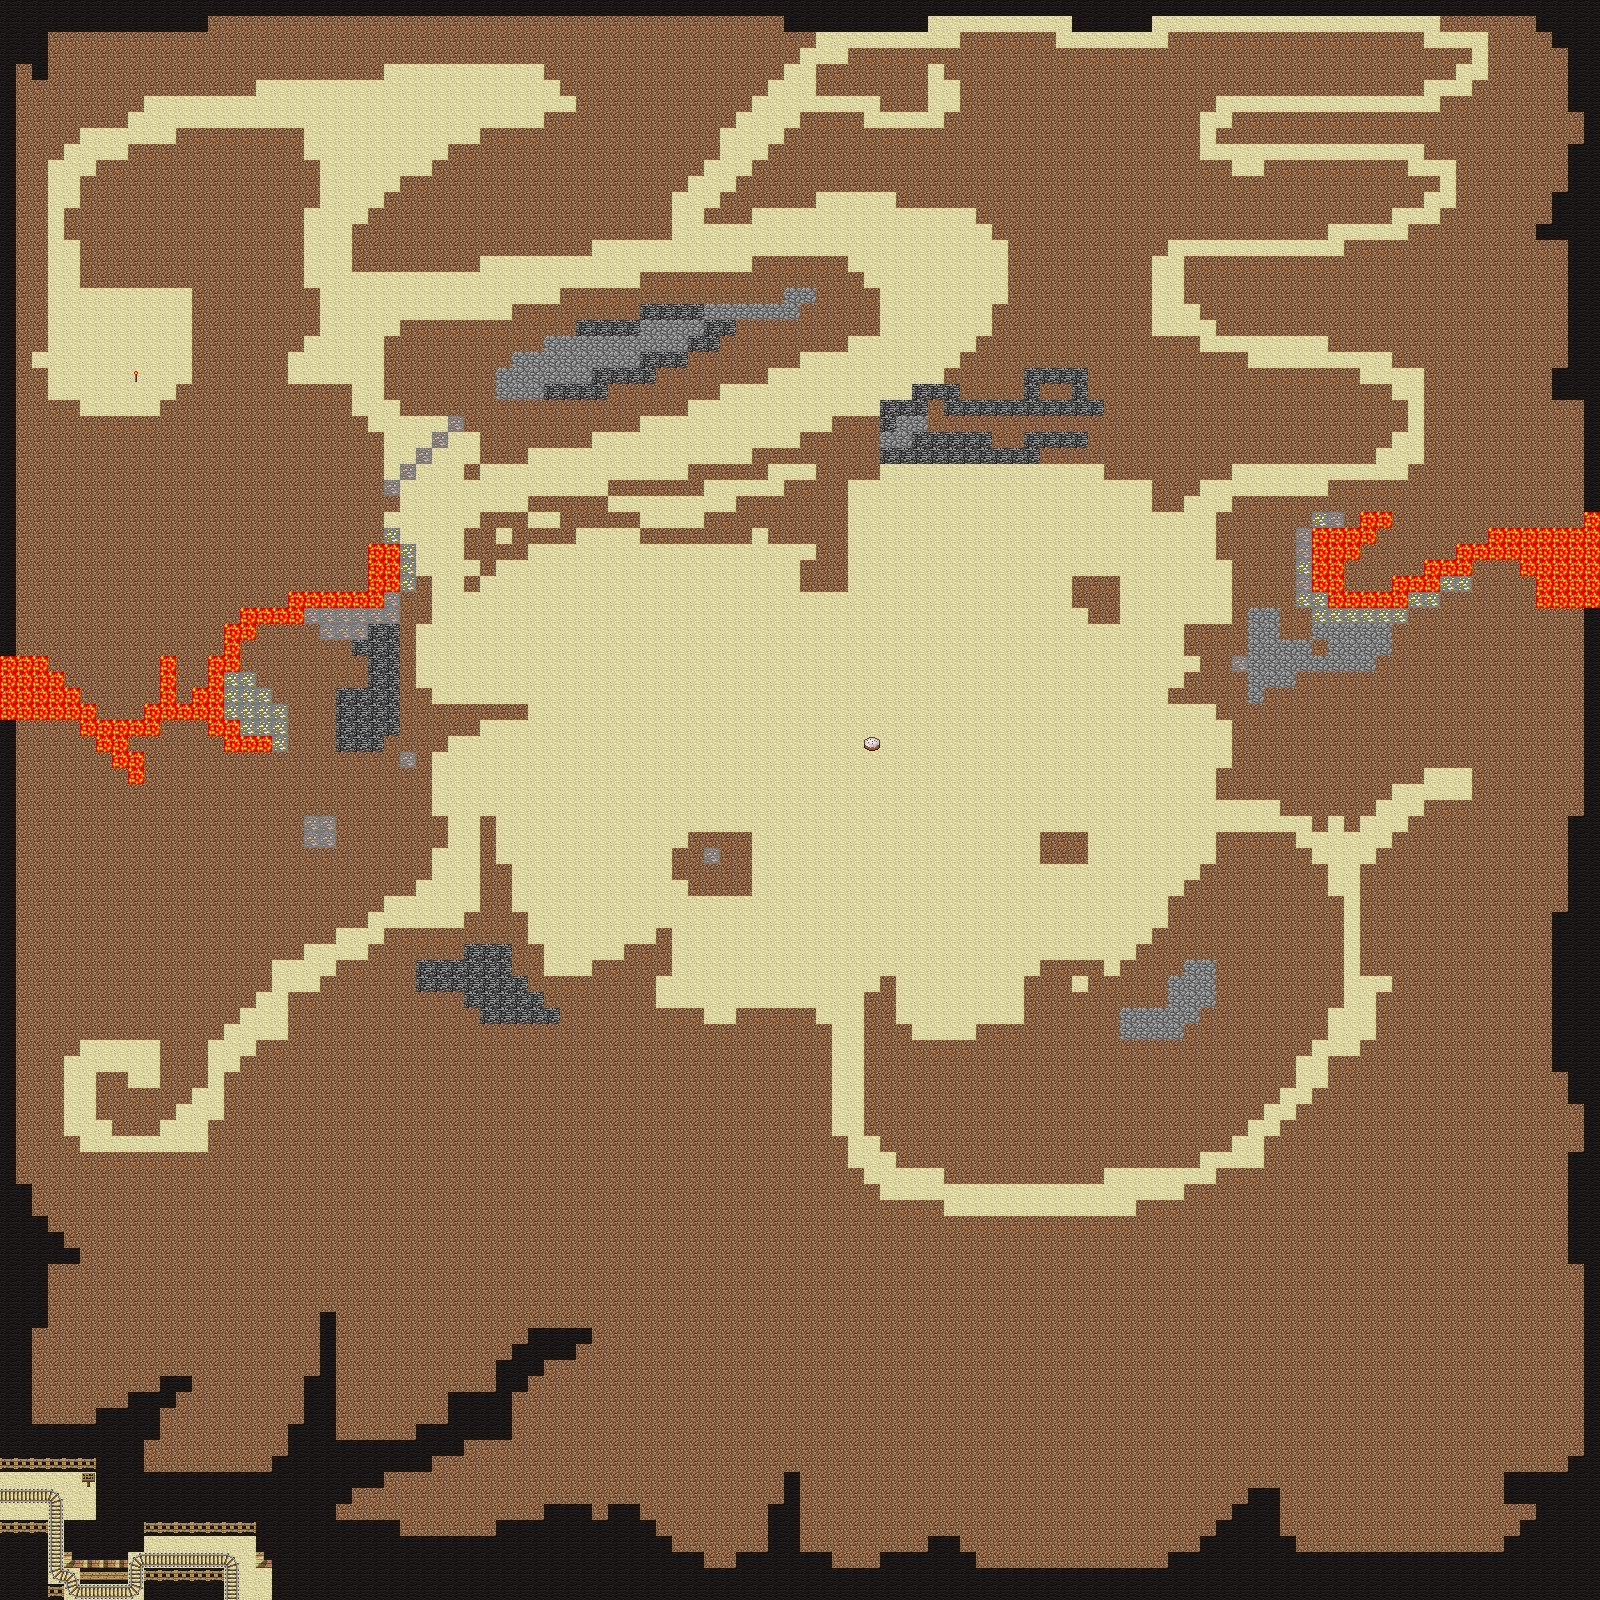

The image is a tile-based game level rendered from a .tmx file. Its description and source (layers, tilesets, objects; grid data summarised) follow:
An orthogonal 100x100 tile map with 16x16 px tiles, 4 tile layers (bg, bgdecore, stuff, decore).

<map version="1.0" orientation="orthogonal" width="100" height="100" tilewidth="16" tileheight="16">
 <tileset firstgid="1" name="BlockCSS" tilewidth="16" tileheight="16">
  <image source="BlockCSS.png" width="512" height="512" />
  <tile id="2">
   <properties>
    <property name="type" value="dirt" />
   </properties>
  </tile>
  <tile id="5">
   <properties>
    <property name="type" value="stonB" />
   </properties>
  </tile>
  <tile id="7">
   <properties>
    <property name="type" value="dirtB" />
   </properties>
  </tile>
  <tile id="32">
   <properties>
    <property name="type" value="stone" />
   </properties>
  </tile>
  <tile id="33">
   <properties>
    <property name="type" value="gravle" />
   </properties>
  </tile>
  <tile id="39">
   <properties>
    <property name="type" value="goldB" />
   </properties>
  </tile>
  <tile id="64">
   <properties>
    <property name="type" value="gold" />
   </properties>
  </tile>
  <tile id="65">
   <properties>
    <property name="type" value="oir" />
   </properties>
  </tile>
  <tile id="80">
   <properties>
    <property name="type" value="start" />
   </properties>
  </tile>
  <tile id="98">
   <properties>
    <property name="type" value="dimond" />
   </properties>
  </tile>
  <tile id="102">
   <properties>
    <property name="type" value="stoneB" />
   </properties>
  </tile>
  <tile id="268">
   <properties>
    <property name="type" value="finish" />
   </properties>
  </tile>
  <tile id="423">
   <properties>
    <property name="type " value="metalB" />
   </properties>
  </tile>
  <tile id="461">
   <properties>
    <property name="type" value="lava" />
   </properties>
  </tile>
 </tileset>
 <layer name="bg" width="100" height="100">
  <data>[10000 cells, 10000 non-empty, 1 distinct tile ids]</data>
 </layer>
 <layer name="bgdecore" width="100" height="100">
  <data>[10000 cells, 0 non-empty, 0 distinct tile ids]</data>
 </layer>
 <layer name="stuff" width="100" height="100">
  <data>[10000 cells, 7555 non-empty, 9 distinct tile ids]</data>
 </layer>
 <layer name="decore" width="100" height="100">
  <data>[10000 cells, 56 non-empty, 11 distinct tile ids]</data>
 </layer>
</map>